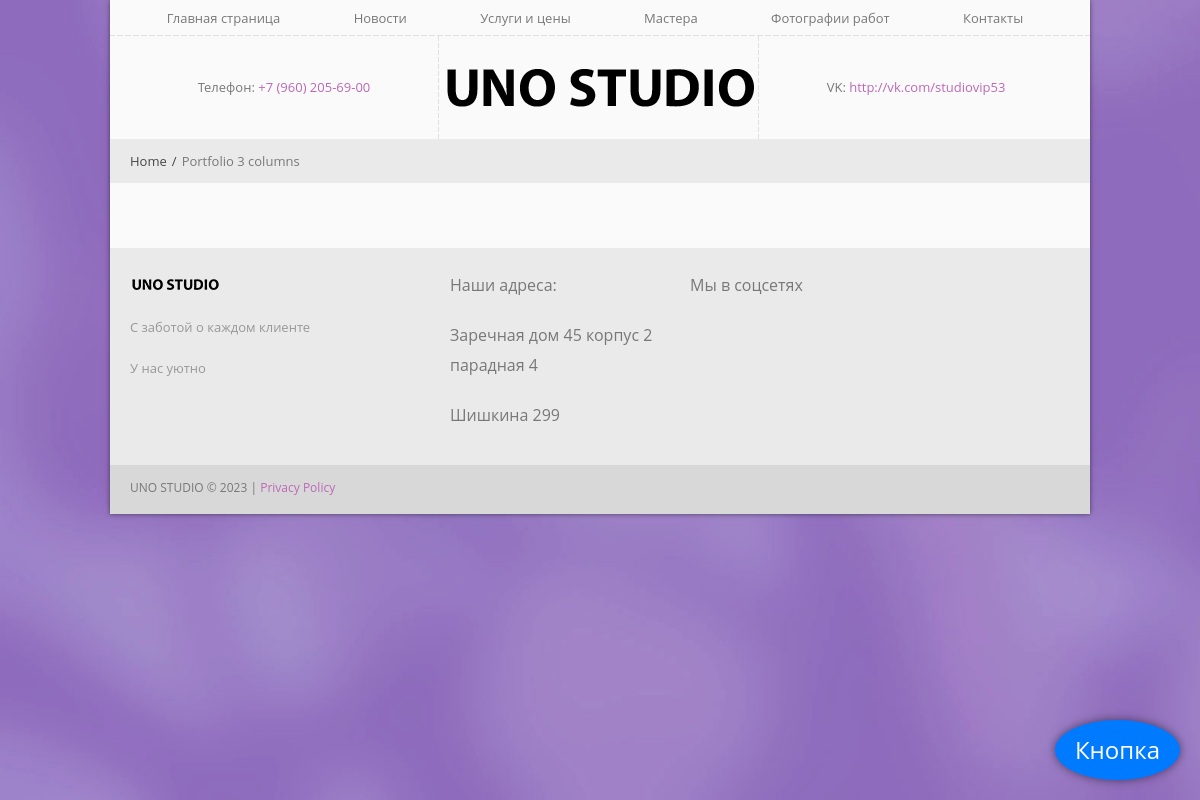
The page /news/ on the database as committed earlier.
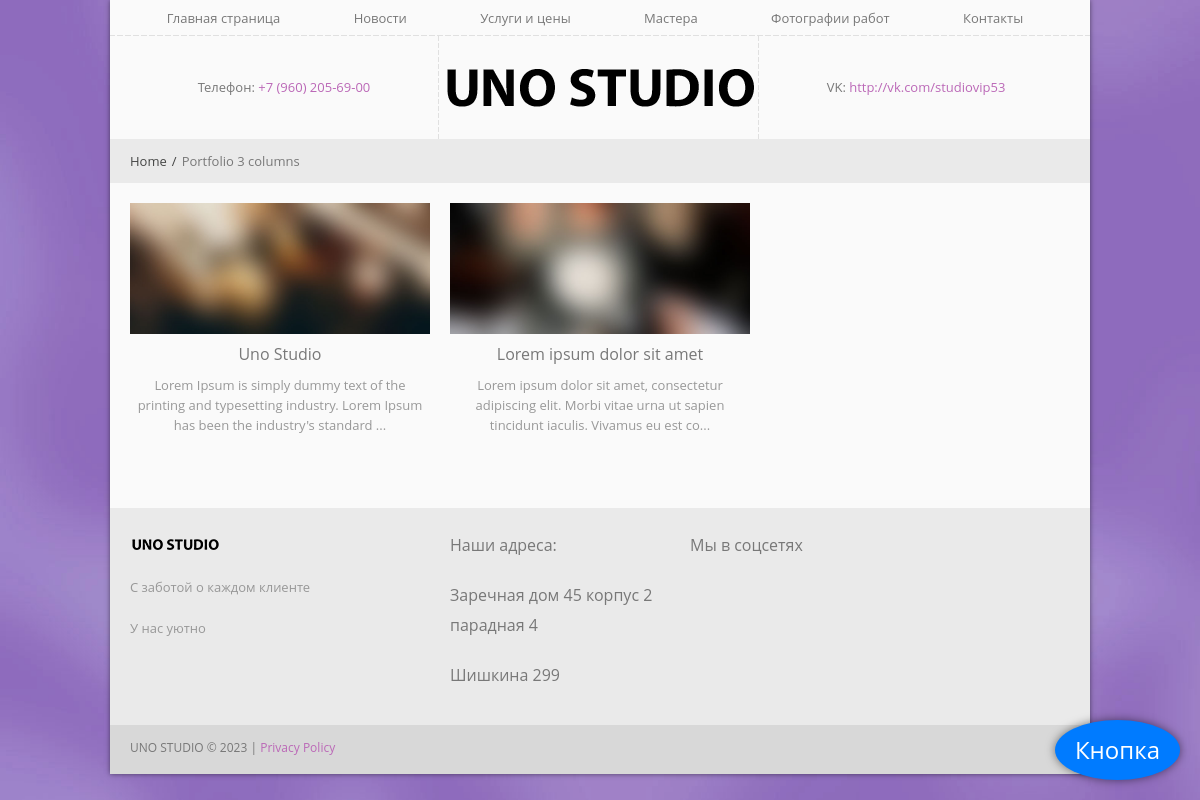
The same page on the database as committed later.
### news/models.py (models this page shows, shortened)
class News(models.Model):
    title = models.CharField(max_length=100)
    image = models.ImageField(upload_to='news/images/')
    description = models.TextField()
    date = models.DateField(auto_now_add=True)

### news/views.py (the view)
# urls.py: path('news/', views.news, name='news'),
def news(request):
    news_list = News.objects.order_by('-date')
    return render(request, 'news/news.html', {'news_list': news_list})

### news/templates/news/news.html (shortened to what this page needs)
{% extends 'discount/base.html' %}
{% load static %}
{% block content %}
    <div class="page_container">
    	<div class="wrap">
        	<div class="breadcrumb">
				<div>
					<a href="index.html">Home</a><span>/</span>Portfolio 3 columns
				</div>
			</div>
			<div class="container">
                <div class="row">
                    <div class="projects">
                        {% for news in news_list %}
                        <div class="span4 element category01 height_3column" data-category="category01">
                            <div class="hover_img">
                                <img src="{{ news.image.url}}" alt="" />
                            </div>
                            <div class="item_description">
                                <h6><a href="{% url 'news:detail' news.id %}">{{ news.title }}</a></h6>
                                <div class="descr">{{ news.description|slice:120}}...</div>
                            </div>
                        </div>
                        {% endfor %}
                    </div>
                </div>
            </div>
        </div>
    </div>
{% endblock %}

Rows that differ between the two databases and show on the page:
added News: image (picture), title "Uno Studio", description "Lorem Ipsum is simply dummy text of the printing and typesetting industry. Lorem Ipsum has been the industry's standard"
added News: image (picture), title "Lorem ipsum dolor sit amet", description "Lorem ipsum dolor sit amet, consectetur adipiscing elit. Morbi vitae urna ut sapien tincidunt iaculis. Vivamus eu est co"
